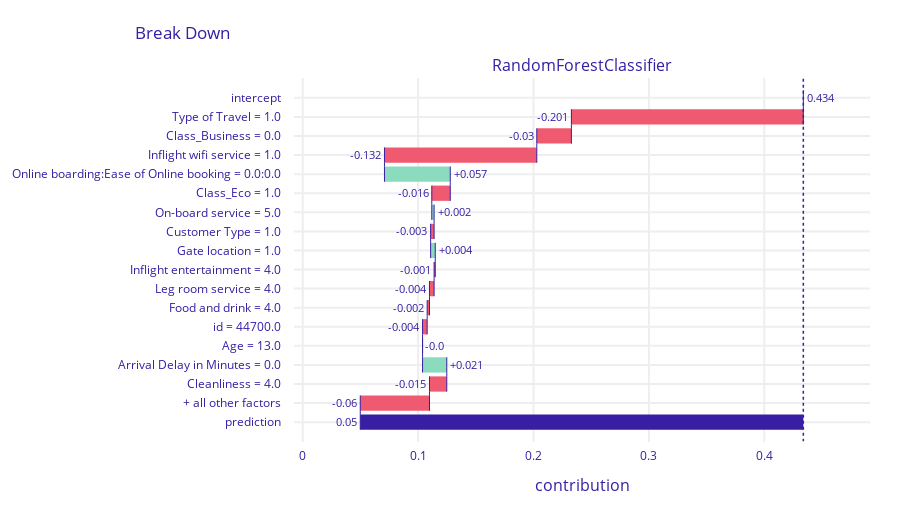

Notebook source saved alongside this figure:
### Code cell
# breakdown plot
explainer.predict_parts(X_val_aps.iloc[0, :]).plot(max_vars=15)

### Figure 1 — Plotly figure (JSON) as saved in the notebook; plotly's stock layout.template omitted (floating-point values rounded to 4 significant figures)
{"data": [{"base": 0.4338, "connector": {"line": {"color": "#371ea3", "dash": "solid", "width": 1}, "mode": "spanning"}, "decreasing": {"marker": {"color": "#f05a71"}}, "hoverinfo": "text+delta", "hoverlabel": {"bgcolor": "rgba(0,0,0,0.8)"}, "hovertext": ["Average response: 0.434<br>Prediction: 0.05", "Type of Travel = 1.0<br>decreases average response by", "Class_Business = 0.0<br>decreases average response by", "Inflight wifi service = 1.0<br>decreases average response by", "Online boarding:Ease of Online booking = 0.0:0.0<br>increases average response by", "Class_Eco = 1.0<br>decreases average response by", "On-board service = 5.0<br>increases average response by", "Customer Type = 1.0<br>decreases average response by", "Gate location = 1.0<br>increases average response by", "Inflight entertainment = 4.0<br>decreases average response by", "Leg room service = 4.0<br>decreases average response by", "Food and drink = 4.0<br>decreases average response by", "id = 44700.0<br>decreases average response by", "Age = 13.0<br>decreases average response by", "Arrival Delay in Minutes = 0.0<br>increases average response by", "Cleanliness = 4.0<br>decreases average response by", "+ all other factors<br>decreases average response by", "Average response: 0.434<br>Prediction: 0.05"], "increasing": {"marker": {"color": "#8bdcbe"}}, "measure": ["relative", "relative", "relative", "relative", "relative", "relative", "relative", "relative", "relative", "relative", "relative", "relative", "relative", "relative", "relative", "relative", "relative", "total"], "orientation": "h", "showlegend": false, "text": ["0.434", "-0.201", "-0.03", "-0.132", "+0.057", "-0.016", "+0.002", "-0.003", "+0.004", "-0.001", "-0.004", "-0.002", "-0.004", "-0.0", "+0.021", "-0.015", "-0.06", "0.05"], "textposition": "outside", "totals": {"marker": {"color": "#371ea3"}}, "type": "waterfall", "x": [0, -0.201, -0.03, -0.132, 0.057, -0.016, 0.002, -0.003, 0.004, -0.001, -0.004, -0.002, -0.004, 0, 0.021, -0.015, -0.06, -0.384], "xaxis": "x", "y": ["intercept", "Type of Travel = 1.0", "Class_Business = 0.0", "Inflight wifi service = 1.0", "Online boarding:Ease of Online booking = 0.0:0.0", "Class_Eco = 1.0", "On-board service = 5.0", "Customer Type = 1.0", "Gate location = 1.0", "Inflight entertainment = 4.0", "Leg room service = 4.0", "Food and drink = 4.0", "id = 44700.0", "Age = 13.0", "Arrival Delay in Minutes = 0.0", "Cleanliness = 4.0", "+ all other factors", "prediction"], "yaxis": "y"}], "layout": {"annotations": [{"font": {"size": 16}, "showarrow": false, "text": "RandomForestClassifier", "x": 0.5, "xanchor": "center", "xref": "paper", "y": 1, "yanchor": "bottom", "yref": "paper"}, {"font": {"size": 16}, "showarrow": false, "text": "contribution", "x": 0.5, "xanchor": "center", "xref": "paper", "y": 0, "yanchor": "top", "yref": "paper", "yshift": -30}], "font": {"color": "#371ea3"}, "height": 513, "margin": {"b": 71, "r": 30, "t": 78}, "shapes": [{"line": {"color": "#371ea3", "dash": "dot", "width": 1.5}, "type": "line", "x0": 0.4338, "x1": 0.4338, "xref": "x", "y0": -1, "y1": 18, "yref": "y"}], "title": {"text": "Break Down", "x": 0.15}, "xaxis": {"anchor": "y", "automargin": true, "domain": [0, 1], "fixedrange": true, "gridwidth": 2, "range": [-0.0076, 0.4916], "tickcolor": "white", "ticklen": 3, "ticks": "outside", "type": "linear", "zeroline": false}, "yaxis": {"anchor": "x", "automargin": true, "autorange": "reversed", "domain": [0, 1], "fixedrange": true, "gridwidth": 2, "tickcolor": "white", "ticklen": 10, "ticks": "outside", "type": "category"}}}
